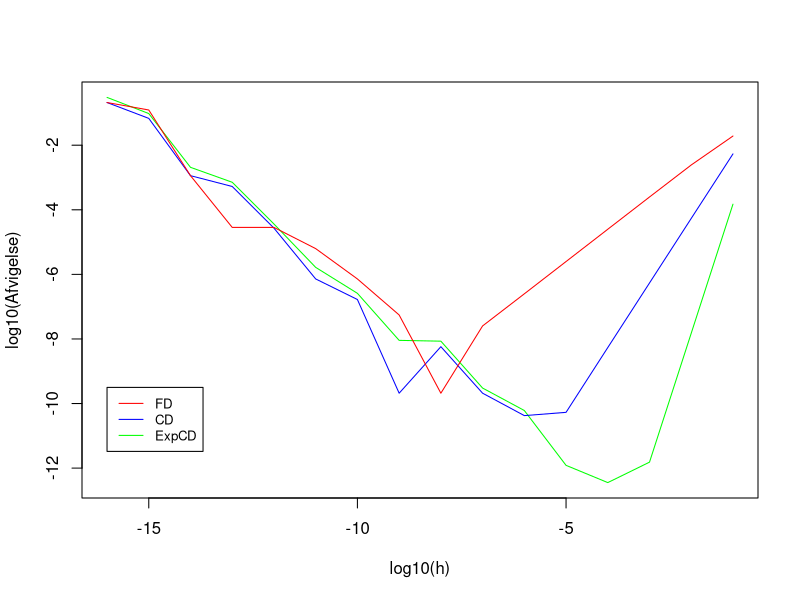
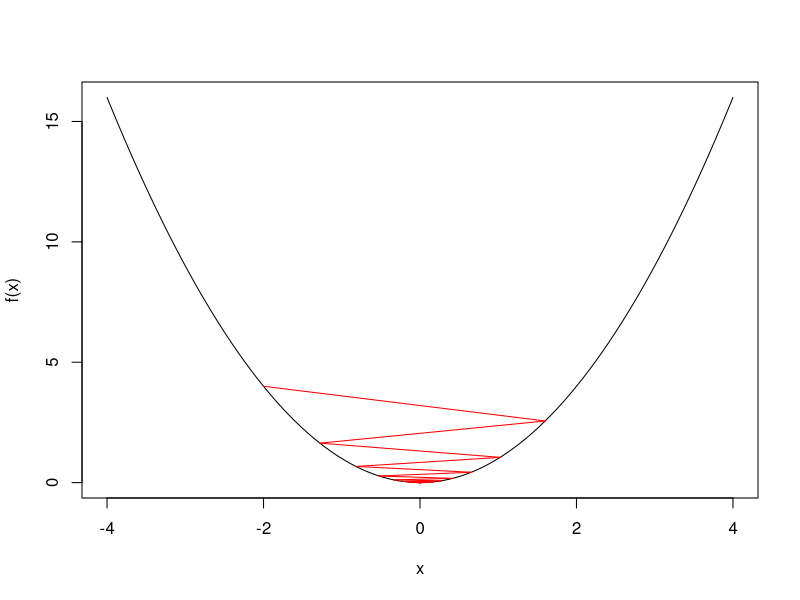
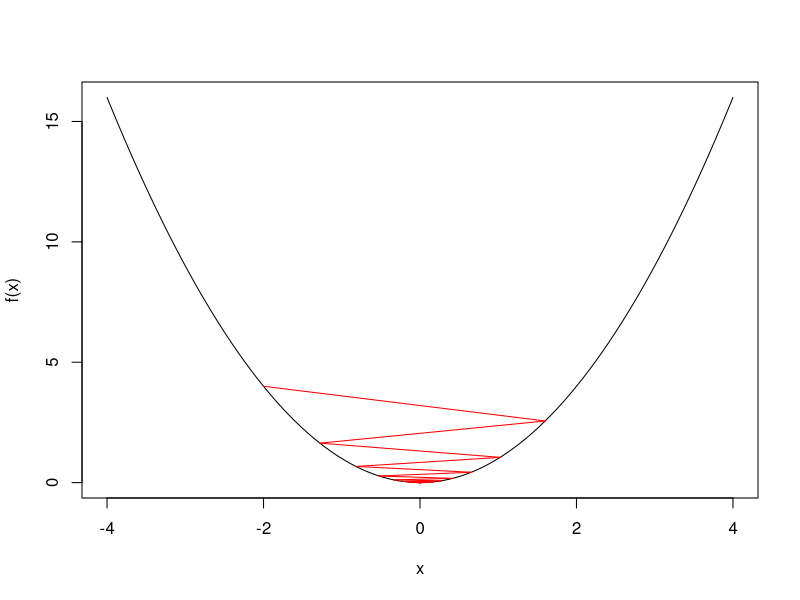

Reproduce these figures in R, in order.
## ---- chunk 1
knitr::opts_chunk$set(echo = TRUE)
library("microbenchmark")
printf <- function(...) cat(sprintf(...))
printfln <- function(...) cat(sprintf(...), "\n")
## ---- chunk 2
eps <- .Machine$double.eps
x <- pi/3

f        <- function(x){cos(cos(x)*sin(x))}
df.exact <- function(x){-cos(2*x)*sin( cos(x)*sin(x) )}
FD       <- function(x,h){(f(x+h) - f(x))/h}
CD       <- function(x,h){(f(x+h) - f(x-h))/(2*h)}
ExpCD    <- function(x,h){(8*( f(x+h) - f(x-h) )
                          - ( f(x+2*h) - f(x-2*h) ))/(12*h)}

FD_val <- CD_val <- ExpCD_val <- h <- numeric(16)
for (i in seq(1,16, length.out = 16)){
h[i] <- 10^{-i}
FD_val[i]    <- FD(x,h[i])
CD_val[i]    <- CD(x,h[i])
ExpCD_val[i] <- ExpCD(x,h[i])
}

FD_err    <- abs(FD_val - df.exact(x))
CD_err    <- abs(CD_val - df.exact(x))
ExpCD_err <- abs(ExpCD_val - df.exact(x))

plot(log10(h) , log10( ExpCD_err ) , 
     type = "l" , col = "green" , xlab = "log10(h)" , ylab="log10(Afvigelse)")
lines(log10(h) , log10( CD_err ) , col = "blue")
lines(log10(h) , log10( FD_err ) , col = "red")

legend(-16, -9.5, legend=c("FD", "CD" , "ExpCD"),
       col=c("red", "blue" , "green" ), lty=1, cex=0.8)

## ---- chunk 3
# Definerer hvad et "ADnum" er.
create_ADnum = function(val, deriv = 1) {
x = list(val = val, deriv = deriv)
class(x) = "ADnum"
return(x)
}

# Definerer hvad der forstås ved at printe et ADnum
print.ADnum = function(x, ...) {
cat("value = ", x$val,
" and deriv = ", x$deriv, "\n", sep = "")
return(invisible(x))
}
     
#Definerer produktreglen og brøkreglen
Ops.ADnum = function(e1, e2) {
# LHS constant, e.g. 2*x: e1 is a number 2, convert to ADnum
if (.Method[1] == "") {
e1 = create_ADnum(e1, 0)
}

# RHS constant, e.g. x*2: e2 is a number 2, convert to ADnum
if (.Method[2] == "") {
e2 = create_ADnum(e2, 0)
}

# Definerer hvordan man adderer ADnums
if (.Generic == "+") {
return(create_ADnum(e1$val + e2$val, e1$deriv + e2$deriv) )
}
  
# Definerer hvordan man subtraherer ADnums
if (.Generic == "-") {
return(create_ADnum(e1$val - e2$val, e1$deriv - e2$deriv) )
}
  
# Definerer hvordan man ganger ADnums (Produktregel) 
if (.Generic == "*") {
return(create_ADnum(e1$val * e2$val, e1$deriv*e2$val + e1$val*e2$deriv) )
}

# Definerer hvordan man dividerer ADnums (Brøkregel)  
if (.Generic == "/") {
return(create_ADnum(e1$val / e2$val, (e1$deriv*e2$val - e1$val*e2$deriv)/e2$val^2) )
}
  
stop("Function ’", .Generic, "’ not yet implemented for ADnum")
}

#Definerer cos, sin og exp
Math.ADnum = function(x, ...) {
if (.Generic == "cos") {
  return(create_ADnum(cos(x$val), -sin(x$val)*x$deriv))
} 
else if (.Generic == "sin") {
  return(create_ADnum(sin(x$val), cos(x$val)*x$deriv))
} 
else if (.Generic == "exp") {
  return(create_ADnum(exp(x$val), exp(x$val)*x$deriv))
}

stop("Function ’", .Generic, "’ not yet implemented for ADnum")
}
## ---- chunk 4
f <- function(x) cos(sin(x)*cos(x))
g_exact <- function(x) -(cos(x)^2-sin(x)^2)*sin(sin(x)*cos(x))

x <- pi/2
h <- 10^-5

f(x)
g_exact(x)

x <- create_ADnum(x)

f(x)
FD(x$val , h)
CD(x$val , h)
ExpCD(x$val , h)
## ---- chunk 5
library(microbenchmark)
X <- model.matrix(~ speed, cars)
microbenchmark(lm(dist ~ speed, cars), 
               lm.fit(X, cars$dist),
               lm.fit(model.matrix(~ speed, cars), cars$dist), 
               times = 100)
## ---- chunk 6
time_begin <- proc.time()

for (i in 1:1000) {
  lm(dist ~ speed, cars)
}

time_end <- proc.time()
time_duration <- time_end - time_begin
time_duration_secs <- time_duration["user.self"]
time_duration_secs
## ---- chunk 7
f <- function(x) x^2
g <- function(x) 2*x

backtracking_line_search <- function(alpha, c, rho, x_k, p_k, g_k, f) {
	alpha_k <- alpha
	repeat { 
		lhs <- f(x_k + alpha_k * p_k)
		rhs <- f(x_k) + c * alpha_k * g_k %*% p_k
		if (lhs <= rhs) break
		alpha_k <- rho * alpha_k
	}
	return(alpha_k)
}

steepest_descent <- function(f, g, x_k, alpha, c, rho, tol, k_max) {
  k <- 0
	g_k <- tol + 1 # For at komme i gang
	curve(f, from = -4 , to = 4)
	while ((abs(g_k) > tol) & (k < k_max)) { # Type 2 er for vektorer
		g_k <- g(x_k)
		p_k <- -g_k 
	  alpha_k <- backtracking_line_search(alpha, c, rho, x_k, p_k, g_k, f)
		x_old <- x_k
		x_k <- x_k + alpha_k * p_k
		k <- k + 1
		
		lines(c(x_old,x_k) , c(f(x_old),f(x_k)) , col = "red")
	}
	
	printfln("k = %d \t x_k = %6.3f \t f_k = %.2f \t g_k = %8.3f \t alpha_k = %.5f", k, x_k, f(x_k), g_k, alpha_k)
	
	return(x_k)
}
steepest_descent_CD <- function(f, x_k, alpha, c, rho, tol, k_max) {
  k <- 0
	g_k <- tol + 1 # For at komme i gang
	curve(f, from = -4 , to = 4)
	while ((abs(g_k) > tol) & (k < k_max)) { # Type 2 er for vektorer
		g_k <- CD(x_k,1e-04)
		p_k <- -g_k 
		alpha_k <- backtracking_line_search(alpha, c, rho, x_k, p_k, g_k, f)
		x_old <- x_k
		x_k <- x_k + alpha_k * p_k
		k <- k + 1
		
		lines(c(x_old,x_k) , c(f(x_old),f(x_k)) , col = "red")
	}
	
	printfln("k = %d \t x_k = %6.3f \t f_k = %.2f \t g_k = %8.3f \t alpha_k = %.5f", k, x_k, f(x_k), g_k, alpha_k)
	
	return(x_k)
}


x_sol   <- steepest_descent(f,g,-2,0.9,1e-4,0.5,1e-4,1000)
x_solCD <- steepest_descent_CD(f,-2,0.9,1e-4,0.5,1e-4,1000)
